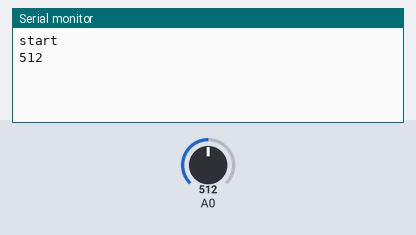
A sketch run on a simulated Arduino Uno, built with avr-gcc and run on an emulated ATmega328P. Parts: the last lines printed to the serial monitor. The inputs (shaded band) are chosen by the test bench; at power-on: A0 = 512.

Above: at 1.2 s.
1.3 s: A0 set to 716
At 2.6 s:
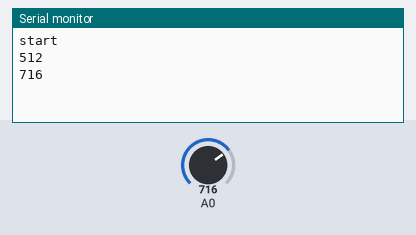
2.8 s: A0 set to 900
At 3.8 s:
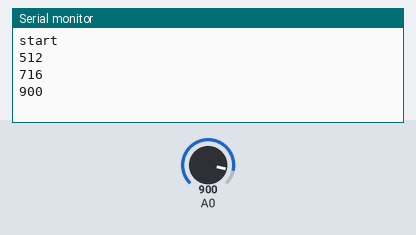
Timing chart, 0 to 5.8 s (numbered marks = the images above; inputs shaded):
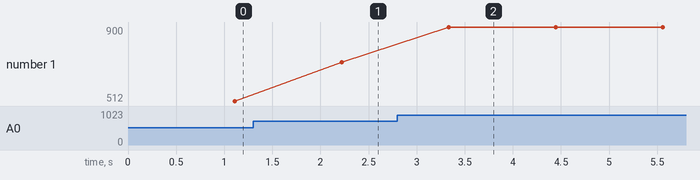

The sketch:

ESP_Current_Measure.ino
```cpp
//ESP_Current_Measure.ino


void setup() {
  // put your setup code here, to run once:
  pinMode(A0, INPUT);
  Serial.begin(115200);
  Serial.println("start");
}

void loop() {


  Serial.println(getMaxValue());
}


/*Function: Sample for 1000ms and get the maximum value from the SIG pin*/
int getMaxValue()
{
  int sensorValue;             //value read from the sensor
  int sensorMax = 0;
  long pocetMereni = 0;
  while (pocetMereni < 1000) //sample for 1000ms
  {
    delay(1);
    sensorValue = analogRead(A0);
    if (sensorValue > sensorMax)
    {
      /*record the maximum sensor value*/
      sensorMax = sensorValue;
      //Serial.println(sensorMax);
    }
    pocetMereni++;
  }
  return sensorMax;
}
```

Measured:
- after the input at 1.3 s, the serial monitor: prints a new line after 0.92 s (image 1)
- after the input at 2.8 s, the serial monitor: prints a new line after 0.54 s (image 2)
- plotted number 1: 512 → 716 after the input at 1.3 s, 716 → 900 after the input at 2.8 s
